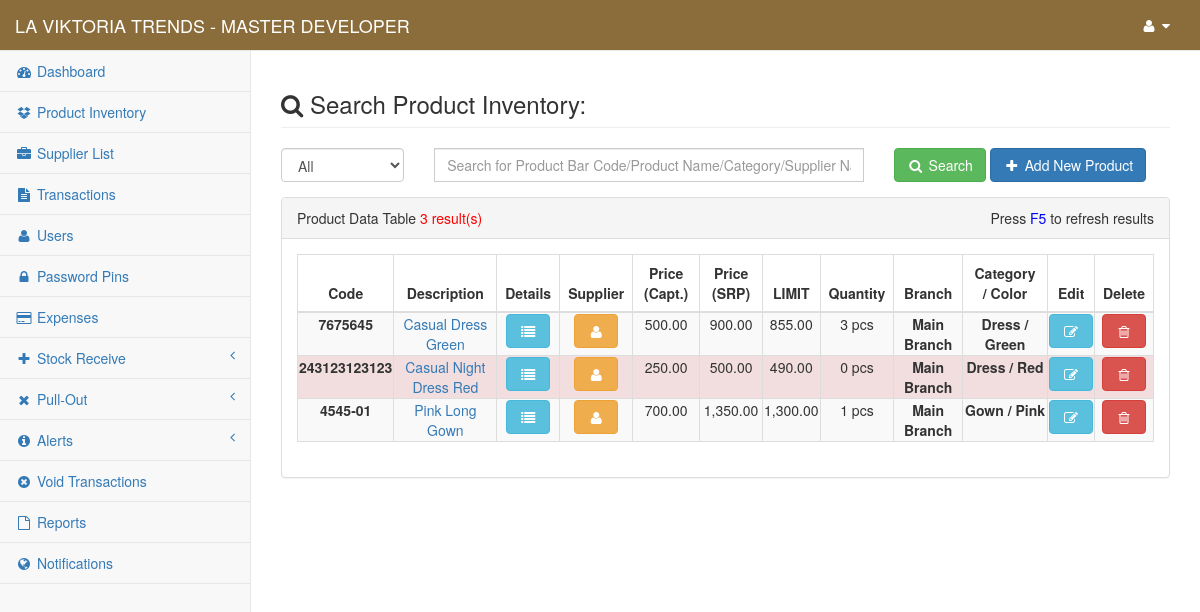
Page /content/admin/search_product.php (signed in) on the committed database.
### tables this page shows
CREATE TABLE `gy_my_project` (
  `gy_project` int(1) NOT NULL,
  `gy_project_name` text NOT NULL,
  `gy_project_address` text NOT NULL,
  `gy_system_title` text NOT NULL,
  `gy_year_origin` datetime NOT NULL
);

CREATE TABLE `gy_user` (
  `gy_user_id` int(10) NOT NULL,
  `gy_user_code` varchar(8) NOT NULL,
  `gy_full_name` varchar(255) NOT NULL,
  `gy_username` varchar(50) NOT NULL,
  `gy_password` varchar(100) NOT NULL,
  `gy_user_type` int(5) NOT NULL,
  `gy_user_status` int(1) NOT NULL,
  `gy_branch_id` int(11) NOT NULL
);

CREATE TABLE `gy_products` (
  `gy_product_id` int(11) NOT NULL,
  `gy_product_code` varchar(30) NOT NULL,
  `gy_convert_item_code` varchar(30) NOT NULL,
  `gy_convert_value` double NOT NULL,
  `gy_supplier_code` text NOT NULL,
  `gy_product_name` text NOT NULL,
  `gy_product_cat` varchar(100) NOT NULL,
  `gy_product_color` varchar(20) NOT NULL,
  `gy_product_image` text NOT NULL,
  `gy_product_desc` text NOT NULL,
  `gy_product_unit` text NOT NULL,
  `gy_product_price_cap` double NOT NULL,
  `gy_product_price_srp` double NOT NULL,
  `gy_product_quantity` double NOT NULL,
  `gy_product_discount_per` double NOT NULL,
  `gy_product_restock_limit` int(11) NOT NULL,
  `gy_product_date_restock` datetime NOT NULL,
  `gy_product_date_reg` datetime NOT NULL,
  `gy_product_update_date` datetime NOT NULL,
  `gy_added_by` int(11) NOT NULL,
  `gy_update_code` text NOT NULL,
  `gy_branch_id` int(11) NOT NULL
);

CREATE TABLE `gy_branch` (
  `gy_branch_id` int(11) NOT NULL,
  `gy_branch_name` text NOT NULL
);

### conf/my_project.php (called while the page is built, shortened)
<?php
	include 'conn.php';
	$find_my_data=$link->query("Select * From `gy_my_project` Where `gy_project`='1'");
	$my_project_detail=$find_my_data->fetch_array();
	$my_project_name = $my_project_detail['gy_project_name'];
?>

### content/admin/session.php (called while the page is built, shortened)
<?php
    $user_id = $_SESSION['fus_user_id'];
    $identify_user=$link->query("Select * From `gy_user` Where `gy_user_id`='$user_id'");
    $row=$identify_user->fetch_array();
    $user_info = $row['gy_full_name'];
?>

### content/admin/my_pagination_product.php (called while the page is built, shortened)
<?php
        $page_rows = $my_num_rows;
        $pagenum = 1;
        $limit = 'LIMIT ' .($pagenum - 1) * $page_rows .',' .$page_rows;
        $sql = $query_three." $limit";
        $query = mysqli_query($link, $sql);
?>

### conf/function.php (called while the page is built, shortened)
<?php
    function get_branch_name($branch_id){
        include("conn.php");
        $statement=$link->query("SELECT `gy_branch_name` From `gy_branch` Where `gy_branch_id`='$branch_id'");
        $row=$statement->fetch_array();
        $count=$statement->num_rows;
        if ($count > 0) {
            $result = $row['gy_branch_name'];
        }else{
            $result = "All";
        }
        return $result;
    }
?>

### content/admin/search_product.php (the view, shortened to what this page needs)
<?php
    include("../../conf/conn.php");
    include("../../conf/function.php");
    include("session.php");
    include("../../conf/my_project.php");
    $br = @$_GET['br'];
    $search_text = @$_GET['search_text'];
    if ($search_text == "mrcoffeex_only_space") {
         echo "
            <script>
                window.alert('White Spaces is not allowed!');
                window.location.href = 'products'
            </script>
         ";
    }else{
        $my_project_header_title = "Search Product Inventory: ".$search_text;
        $check_supplier=$link->query("Select * From `gy_supplier` Where `gy_supplier_name`='$search_text' Order By `gy_supplier_name` ASC");
        $count_check=$check_supplier->num_rows;
        $check_supp_row=$check_supplier->fetch_array();
        $my_supplier_code=$check_supp_row['gy_supplier_code'];
        if ($count_check > 0) {
            if ($br == 0) {
                $count_search_results=$link->query("Select * From `gy_products` Where `gy_supplier_code`='$my_supplier_code' AND CONCAT(`gy_product_name`,`gy_product_code`,`gy_product_desc`,`gy_supplier_code`,`gy_product_cat`,`gy_update_code`) LIKE '%$search_text%'");
                $search_count=$count_search_results->num_rows;
                $query_one = "Select * From `gy_products` Where `gy_supplier_code`='$my_supplier_code' AND CONCAT(`gy_product_name`,`gy_product_code`,`gy_product_desc`,`gy_supplier_code`,`gy_product_cat`,`gy_update_code`) LIKE '%$search_text%' Order By `gy_product_name`+0 ASC";
                $query_two = "Select COUNT(`gy_product_id`) From `gy_products` Where `gy_supplier_code`='$my_supplier_code' AND CONCAT(`gy_product_name`,`gy_product_code`,`gy_product_desc`,`gy_supplier_code`,`gy_product_cat`,`gy_update_code`) LIKE '%$search_text%' Order By `gy_product_name`+0 ASC";
                $query_three = "Select * From `gy_products` Where `gy_supplier_code`='$my_supplier_code' AND CONCAT(`gy_product_name`,`gy_product_code`,`gy_product_desc`,`gy_supplier_code`,`gy_product_cat`,`gy_update_code`) LIKE '%$search_text%' Order By `gy_product_name`+0 ASC ";
            }else{
                $count_search_results=$link->query("Select * From `gy_products` Where `gy_branch_id`='$br' AND `gy_supplier_code`='$my_supplier_code' AND CONCAT(`gy_product_name`,`gy_product_code`,`gy_product_desc`,`gy_supplier_code`,`gy_product_cat`,`gy_update_code`) LIKE '%$search_text%'");
                $search_count=$count_search_results->num_rows;
                $query_one = "Select * From `gy_products` Where `gy_branch_id`='$br' AND `gy_supplier_code`='$my_supplier_code' AND CONCAT(`gy_product_name`,`gy_product_code`,`gy_product_desc`,`gy_supplier_code`,`gy_product_cat`,`gy_update_code`) LIKE '%$search_text%' Order By `gy_product_name`+0 ASC";
                $query_two = "Select COUNT(`gy_product_id`) From `gy_products` Where `gy_branch_id`='$br' AND `gy_supplier_code`='$my_supplier_code' AND CONCAT(`gy_product_name`,`gy_product_code`,`gy_product_desc`,`gy_supplier_code`,`gy_product_cat`,`gy_update_code`) LIKE '%$search_text%' Order By `gy_product_name`+0 ASC";
                $query_three = "Select * From `gy_products` Where `gy_branch_id`='$br' AND `gy_supplier_code`='$my_supplier_code' AND CONCAT(`gy_product_name`,`gy_product_code`,`gy_product_desc`,`gy_supplier_code`,`gy_product_cat`,`gy_update_code`) LIKE '%$search_text%' Order By `gy_product_name`+0 ASC ";
            }
        }else{
            if ($br == 0) {
                $count_search_results=$link->query("Select * From `gy_products` Where CONCAT(`gy_product_name`,`gy_product_code`,`gy_product_desc`,`gy_supplier_code`,`gy_product_cat`,`gy_update_code`) LIKE '%$search_text%'");
                $search_count=$count_search_results->num_rows;
                $query_three = "Select * From `gy_products` Where CONCAT(`gy_product_name`,`gy_product_code`,`gy_product_desc`,`gy_supplier_code`,`gy_product_cat`,`gy_update_code`) LIKE '%$search_text%' Order By `gy_product_name` ASC ";
            }
        }
        $my_num_rows = 50;
        include 'my_pagination_product.php';
    }
?>
<!DOCTYPE html>
<html lang="en">
    <?php include 'head.php'; ?>
<body>
    <div id="wrapper">
        <?php include 'nav.php'; ?>
        <div id="page-wrapper">
            <div class="row">
                <div class="col-lg-12">
                    <h3 class="page-header"><i class="fa fa-search"></i> <?php echo $my_project_header_title; ?></h3>
                </div>
            </div>
            <div class="row">
                <div class="col-md-12">
                    <div class="row">
                        <form method="post" enctype="multipart/form-data" action="redirect_manager">
                        <div class="col-md-2">
                            <div class="form-group">
                                <select name="branch_product" class="form-control" required>
                                    <option value="0">All</option>
                                </select>
                            </div>
                        </div>
                        <div class="col-md-6">
                            <div class="form-group">
                                <input type="text" class="form-control" placeholder="Search for Product Bar Code/Product Name/Category/Supplier Name/Update Code ..." name="product_search" style="border-radius: 0px;" autofocus>
                            </div>
                        </div>
                        <div class="col-md-4">
                            <button type="submit" id="submit" class="btn btn-success"><i class="fa fa-search fa-fw"></i> Search</button>
                            <a href="add_product"><button type="button" class="btn btn-primary"><i class="fa fa-plus fa-fw"></i> Add New Product</button></a>
                        </div>
                        </form>
                    </div>
                    <div class="panel panel-default">
                        <div class="panel-heading">
                            Product Data Table <span style="color: red;"><?php echo $search_count; ?> result(s)</span>
                            <span style="float: right;"> Press <span style="color: blue;">F5</span> to refresh results</span>
                        </div>
                        <div class="panel-body">
                            <div class="table-responsive">
                                <table class="table table-striped table-bordered table-hover">
                                    <thead>
                                        <tr>
                                            <th><center>Code</center></th>
                                            <th><center>Description</center></th>
                                            <th><center>Details</center></th>
                                            <th><center>Supplier</center></th>
                                            <th><center>Price (Capt.)</center></th>
                                            <th><center>Price (SRP)</center></th>
                                            <th><center>LIMIT</center></th>
                                            <th><center>Quantity</center></th>
                                            <th><center>Branch</center></th>
                                            <th><center>Category / Color</center></th>
                                            <th><center>Edit</center></th>
                                            <th><center>Delete</center></th>
                                        </tr>
                                    </thead>
                                    <tbody>
                                    <?php
                                        while ($product_row=$query->fetch_array()) {
                                            if ($product_row['gy_product_quantity'] <= $product_row['gy_product_restock_limit']) {
                                                $my_limit = "danger";
                                            }else{
                                                $my_limit = "default";
                                            }
                                    ?>
                                        <tr class="<?php echo $my_limit; ?>">
                                            <td style="font-weight: bold; padding: 1px;"><center><?php echo $product_row['gy_product_code']; ?></center></td>
                                            <td style="padding: 1px;"><center><a href="previewImage?productId=<?= $product_row['gy_product_id'] ?>" onclick="window.open(this.href, 'mywin', 'left=20, top=20, width=1280, height=720, toolbar=1, resizable=0'); return false;"><?php echo $product_row['gy_product_name']; ?></a></center></td>
                                            <td style="padding: 1px;"><center><button type="button" class="btn btn-info" title="click to see product details" data-target="#details_<?php echo $product_row['gy_product_id']; ?>" data-toggle="modal"><i class="fa fa-list fa-fw"></i></button></center></td>
                                            <td style="padding: 1px;"><center><button type="button" class="btn btn-warning" title="click to see supplier details" data-target="#supplier_<?php echo $product_row['gy_product_id']; ?>" data-toggle="modal"><i class="fa fa-user fa-fw"></i></button></center></td>
                                            <td style="padding: 1px;"><center><?php echo number_format($product_row['gy_product_price_cap'],2); ?></center></td>
                                            <td style="padding: 1px;"><center><?php echo number_format($product_row['gy_product_price_srp'],2); ?></center></td>
                                            <td style="padding: 1px;"><center><?php echo number_format($product_row['gy_product_discount_per'],2); ?></center></td>
                                            <td style="padding: 1px;"><center><?php echo $product_row['gy_product_quantity']." ".$product_row['gy_product_unit']; ?></center></td>
                                            <td style="font-weight: bold; padding: 1px;"><center><?php echo get_branch_name($product_row['gy_branch_id']); ?></center></td>
                                            <td style="font-weight: bold; padding: 1px;"><center><?php echo $product_row['gy_product_cat']; ?> / <?php echo $product_row['gy_product_color']; ?></center></td>
                                            <td style="padding: 1px;"><center><a href="edit_product?cd=<?php echo $product_row['gy_product_id']; ?>&pn=<?= $pagenum; ?>&br=<?= $br; ?>&search_text=<?php echo $search_text; ?>&s_type=search"><button type="button" class="btn btn-info" title="click to edit product details"><i class="fa fa-edit fa-fw"></i></button></a></center></td>
                                            <td style="padding: 1px;"><center><button type="button" class="btn btn-danger" title="click to delete product" data-target="#delete_<?php echo $product_row['gy_product_id']; ?>" data-toggle="modal"><i class="fa fa-trash-o fa-fw"></i></button></center></td>
                                        </tr>
                                    <?php } ?>
                                    </tbody>
                                </table>
                            </div>
                        </div>
                    </div>
                </div>
            </div>
            <div class="row">
                <div class="col-md-12">
                    <div class="text-center">
                    </div>
                 </div>
            </div>
        </div>
    </div>
</body>
</html>

### content/admin/nav.php (shortened to what this page needs)
<nav class="navbar navbar-default navbar-static-top" role="navigation" style="margin-bottom: 0; background-color: #8a6d3b; color: #fff;">
    <div class="navbar-header">
        <a class="navbar-brand" href="index"><span style="text-transform: uppercase; color: #fff;"><?php echo $my_project_name; ?> <?php echo $my_project_title; ?> - <?php echo $user_info ?></span></a>
    </div>
    <div class="full-right">
    <ul class="nav navbar-top-links navbar-right">
        <li class="dropdown">
            <a class="dropdown-toggle" data-toggle="dropdown" id="navi" href="#">
                <i class="fa fa-user fa-fw"></i>  <i class="fa fa-caret-down"></i>
            </a>
        </li>
    </ul>
    </div>
        <?php include("side-panel.php"); ?>
</nav>

### content/admin/nav.php (style rules this page uses)
#navi { color: #fff; }

### rows in the picture
gy_my_project: gy_project_name "LA VIKTORIA TRENDS"
gy_user: gy_full_name "MASTER DEVELOPER"
gy_products: gy_product_code "7675645", gy_product_name "Casual Dress Green", gy_product_price_cap "500.00", gy_product_price_srp "900.00", gy_product_discount_per "855.00", gy_product_quantity "3", gy_product_unit "pcs", gy_branch.gy_branch_name "Main Branch", gy_product_cat "Dress", gy_product_color "Green"
gy_products: gy_product_code "243123123123", $product_row['gy_product_id'] 1 (drawn), gy_product_name "Casual Night Dress Red", gy_product_price_cap "250.00", gy_product_price_srp "500.00", gy_product_discount_per "490.00", gy_product_quantity "0", gy_product_unit "pcs", gy_branch.gy_branch_name "Main Branch", gy_product_cat "Dress", gy_product_color "Red"
gy_products: gy_product_code "4545-01", gy_product_name "Pink Long Gown", gy_product_price_cap "700.00", gy_product_price_srp "1,350.00", gy_product_discount_per "1,300.00", gy_product_quantity "1", gy_product_unit "pcs", gy_branch.gy_branch_name "Main Branch", gy_product_cat "Gown", gy_product_color "Pink"

### other values in the picture
$my_project_header_title "Search Product Inventory:"
$search_count "3"
